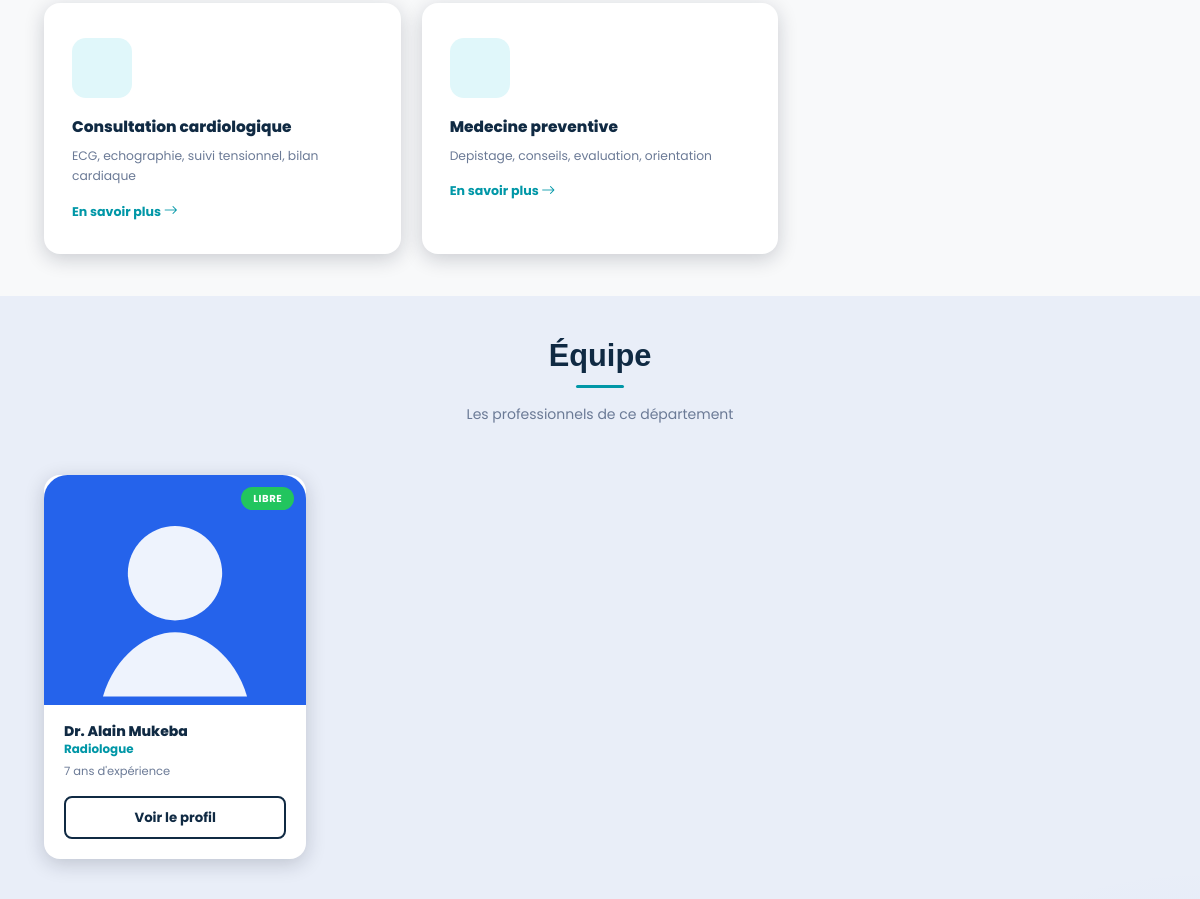
The app's page /departement/1/ (middle part), older data.
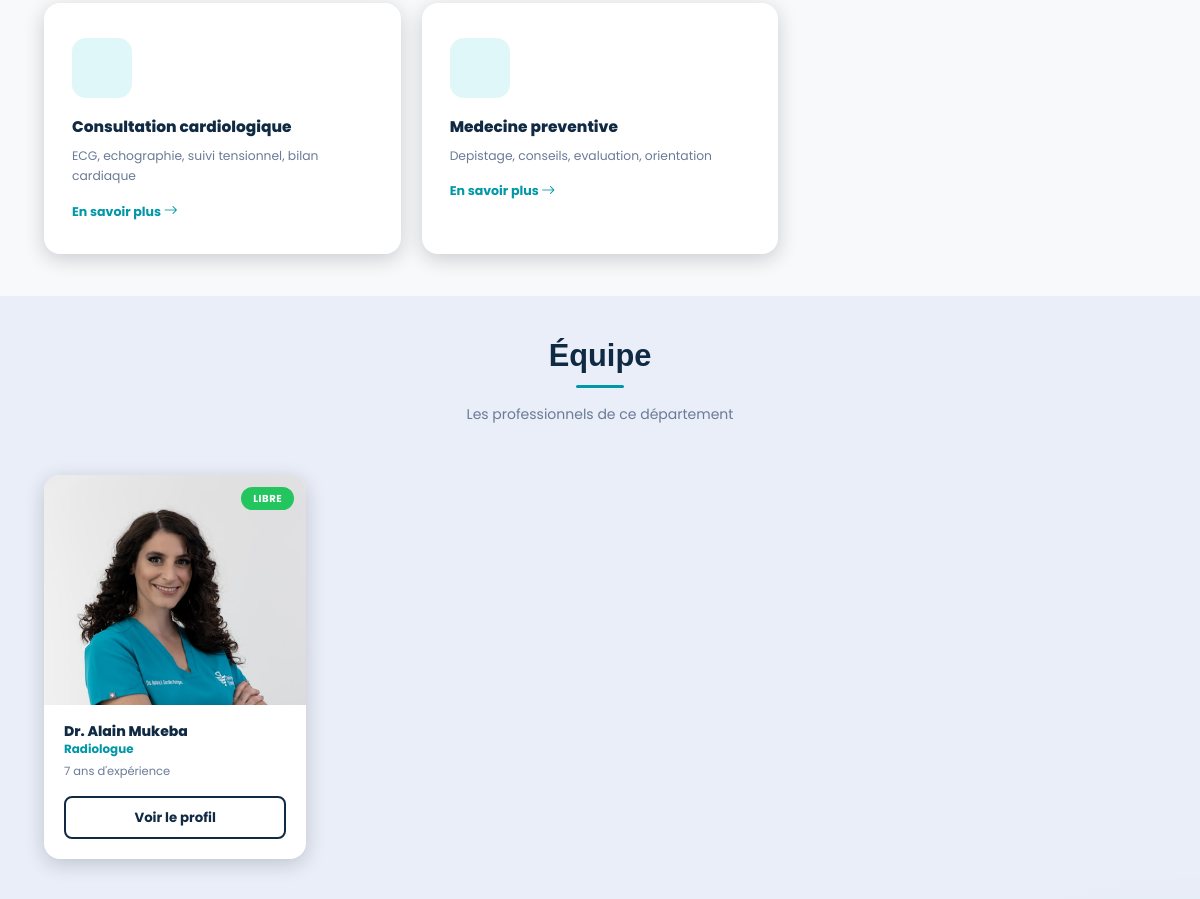
The same page, newer data.
### staff/models.py (models this page shows, shortened)
class Staff(models.Model):
    class Role(models.TextChoices):
        DOCTOR = "DOCTOR", "Docteur",
        NURSE = "NURSE", "Infirmier",
        MEDECIN = "MEDECIN", "Medecin",
        ADMIN = "ADMIN", "Administrateur",
        LAB_TECH = "LAB_TECH", "Technicien de laboratoire",
        PHARMACIST = "PHARMACIST","Pharmacien",
        SECRETARY = "SECRETARY", "Secrtaire",
    class Specialty(models.TextChoices):
        CHIRURGIE = "CHIRURGIE", "Chirurgie",
        ANESTHESISTE = "ANESTHESISTE", "Anesthsiste",
        RADIOLOGUE = "RADIOLOGUE", "Radiologue",
        PEDIATRE = "PEDIATRE", "Pédiatre",
        GYNAECOLOGUE = "GYNAECOLOGUE", "Gynecologue",
        DENTISTE = "DENTISTE", "Dentiste",
        OPHTALMOLOGUE = "OPHTALMOLOGUE", "Ophtalmologue",
        ORTHOPEDISTE = "ORTHOPEDISTE", "Orthopediste",
        PATHOLOGUE = "PATHOLOGUE", "Pathologue",
        PSYCHIATRE = "PSYCHIATRE", "Psychiatre",
        THERAPEUTE = "THERAPEUTE", "Therapeute",
    user = models.OneToOneField('core.User', on_delete=models.CASCADE, related_name='staff_profile')
    name = models.CharField(max_length=100, blank=True, null=True, verbose_name="Nom")
    last_name = models.CharField(max_length=100, blank=True, null=True, verbose_name="Nom de famille")
    first_name = models.CharField(max_length=100, blank=True, null=True, verbose_name="Prénom")
    specialty = models.CharField(max_length=100, choices=Specialty.choices, blank=True, null=True, verbose_name="Spécialité")
    departement = models.ForeignKey(Departement, on_delete=models.SET_NULL, blank=True, null=True, verbose_name="Departement")
    slug = models.SlugField(unique=True, blank=True)
    role = models.CharField(max_length=20, choices=Role.choices, default=Role.MEDECIN, verbose_name="Role")
    is_active = models.BooleanField(default=False)
    is_verified = models.BooleanField(default=False)
    experience_years = models.PositiveIntegerField(default=0)
    twitter = models.URLField(max_length=255, blank=True, null=True)
    facebook = models.URLField(max_length=255, blank=True, null=True)
    instagram = models.URLField(max_length=255, blank=True, null=True)
    linkedin = models.URLField(max_length=255, blank=True, null=True)
    created_at = models.DateField(auto_now_add=True)
    class Meta:
        verbose_name = 'Membre du personnel'
        verbose_name_plural = 'Membres du personnel'
        indexes = [
            models.Index(fields=['is_active', 'is_verified']),
            models.Index(fields=['role']),
            models.Index(fields=['departement']),
            models.Index(fields=['specialty']),
            models.Index(fields=['is_active', 'is_verified', 'role'], name='staff_active_role_idx'),
        ]

### core/models.py (models this page shows, shortened)
class User(AbstractUser):
    phone = PhoneNumberField(blank=True, null=True, region='CD')
    avatar = models.ImageField(upload_to='avatar/', blank=True, null=True)
    bio = models.TextField(blank=True)
    class Meta:
        verbose_name = 'Utilisateur'
        verbose_name_plural = 'Utilisateur'
    def get_full_name(self):
        return f"{self.first_name} {self.last_name}".strip()

### staff/views.py (the view)
# urls.py: path('departement/<int:departement_id>/', views.departement_detail, name='departement_detail'),
def departement_detail(request, departement_id):
    departement = get_object_or_404(Departement, pk=departement_id)
    services = Service.objects.filter(departement=departement)
    staff_members = Staff.objects.filter(departement=departement, is_active=True, is_verified=True)
    context = {
        "departement": departement,
        "services": services,
        "staff_members": staff_members,
        "page_title": f"{departement.name} - While Health",
    }
    return render(request, 'staff/departement_detail.html', context)

### core/context_processors.py (called while the page is built)
def global_context(request):
    context= {
        "contact":Contact.objects.only('name', 'operation_days_time','phone', 'email', 'address', 'facebook', 'twitter', 'instagram', 'linkedin').first(),
        "services":Service.objects.only('title', 'departement', 'description', 'icon', 'short_description').all(),
        "about": About.objects.only('title', 'subtitle', 'goal', 'description').first()
    }
    return context

### templates/staff/departement_detail.html (shortened to what this page needs)
{% extends 'base.html' %}
{% load static %}
{% block content %}
{% if services %}
<section class="services py-5 bg-light">
    <div class="container">
        <div class="row g-4">
            {% for service in services %}
            <div class="col-md-6 col-lg-4">
                <div class="svc-card">
                    <div class="svc-icon">
                    </div>
                    <h5>{{ service.title }}</h5>
                    <p>{{ service.short_description|truncatechars:80 }}</p>
                    <a href="{% url 'data:service_detail' service.id %}" class="link-teal">
                        En savoir plus <i class="bi bi-arrow-right"></i>
                    </a>
                </div>
            </div>
            {% endfor %}
        </div>
    </div>
</section>
{% endif %}
{% if staff_members %}
<section class="staff-section py-5">
    <div class="container">
        <div class="sec-header">
            <h2>Équipe</h2>
            <div class="divider"></div>
            <p>Les professionnels de ce département</p>
        </div>
        <div class="row g-4">
            {% for member in staff_members %}
            <div class="col-md-6 col-lg-3">
                <div class="doctor-card">
                    <div class="img-wrap">
                        {% if member.user.avatar %}
                        <img src="{{ member.user.avatar.url }}" alt="{{ member.user.get_full_name }}">
                        {% else %}
                        <div class="bg-light d-flex align-items-center justify-content-center" style="height: 230px;">
                            <i class="bi bi-person-circle text-muted" style="font-size: 4rem;"></i>
                        </div>
                        {% endif %}
                        <span class="status-badge {% if member.is_active %}badge-available{% else %}badge-busy{% endif %}">
                            {% if member.is_active %}LIBRE{% else %}INDISPONIBLE{% endif %}
                        </span>
                    </div>
                    <div class="body">
                        <h6>Dr. {{ member.user.get_full_name }}</h6>
                        {% if member.specialty %}
                        <div class="spec">{{ member.get_specialty_display }}</div>
                        {% else %}
                        <div class="spec">{{ member.get_role_display }}</div>
                        {% endif %}
                        <div class="exp">{{ member.experience_years }} ans d'expérience</div>
                        <a href="{% url 'staff:staff_profile_detail' member.id %}" class="btn btn-outline-dark-custom mt-2 w-100">
                            Voir le profil
                        </a>
                    </div>
                </div>
            </div>
            {% endfor %}
        </div>
    </div>
</section>
{% endif %}
{% endblock %}

Row changes from the older to the newer data that the page shows:
changed Staff "Radiologue": user.avatar: a different picture
